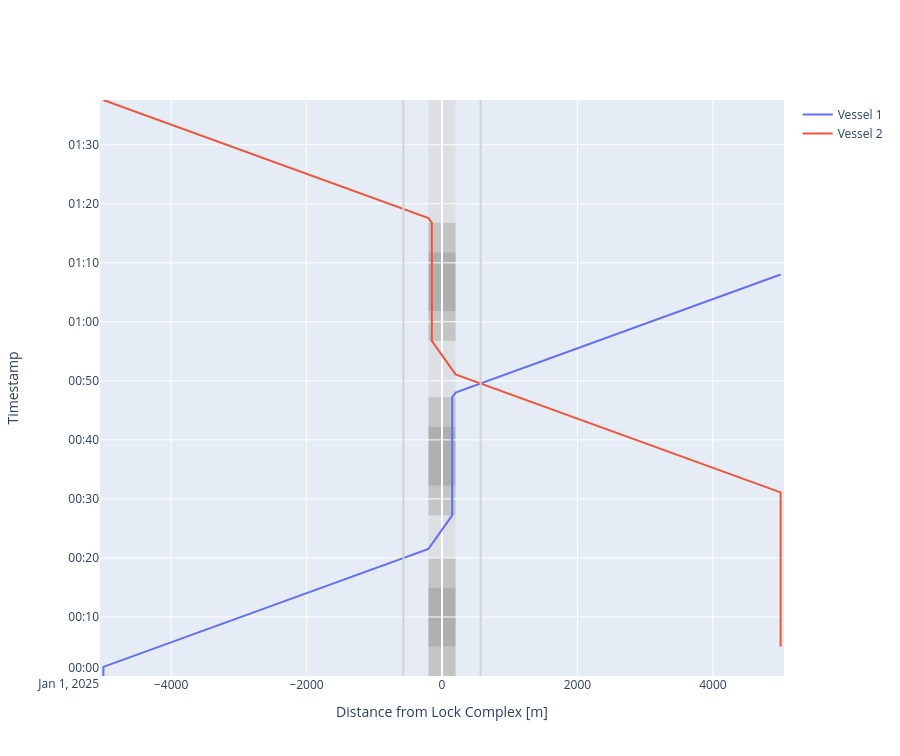

Write notebook code for a chart like this one.
### Markdown cell above
##### Time-distance diagram
The time-distance diagram indeed confirms double waiting times, and three lock operations.

### Code cell
def cm_to_pixels(cm):
    return cm * 37.8 # Set figure height to 10 cmfig.update_layout(height=cm_to_pixels(10))

# We can plot the time-distance diagram
fig = lock_chamber.plot(xlimmin = -5050, 
                        xlimmax = 5050, 
                        method='Plotly')

fig.update_layout(height=cm_to_pixels(20))

### Figure 1 — Plotly figure (JSON) as saved in the notebook; plotly's stock layout.template omitted (floating-point values rounded to 4 significant figures)
{"data": [{"mode": "lines", "name": "Vessel 1", "type": "scatter", "x": [-5000.0, -5000.0, -5000.0, -5000.0, -200.0, -200.0, 150.0, 150.0, 150.0, 150.0, 150.0, 150.0, 150.0, 150.0, 200.0, 200.0, 5000.0, 5000.0], "xaxis": "x", "y": ["2025-01-01T00:00:00", "2025-01-01T00:00:00", "2025-01-01T00:01:32.500000", "2025-01-01T00:01:32.500000", "2025-01-01T00:21:32.500000", "2025-01-01T00:21:32.500000", "2025-01-01T00:27:12.672786", "2025-01-01T00:27:12.672786", "2025-01-01T00:32:12.672786", "2025-01-01T00:32:12.672786", "2025-01-01T00:42:12.672786", "2025-01-01T00:42:12.672786", "2025-01-01T00:47:12.672786", "2025-01-01T00:47:12.672786", "2025-01-01T00:48:01.268899", "2025-01-01T00:48:01.268899", "2025-01-01T01:08:01.268899", "2025-01-01T01:08:01.268899"], "yaxis": "y"}, {"mode": "lines", "name": "Vessel 2", "type": "scatter", "x": [5000.0, 5000.0, 5000.0, 5000.0, 200.0, 200.0, -150.0, -150.0, -150.0, -150.0, -150.0, -150.0, -150.0, -150.0, -200.0, -200.0, -5000.0, -5000.0], "xaxis": "x", "y": ["2025-01-01T00:05:00", "2025-01-01T00:05:00", "2025-01-01T00:31:06.268898", "2025-01-01T00:31:06.268898", "2025-01-01T00:51:06.268898", "2025-01-01T00:51:06.268898", "2025-01-01T00:56:46.441684", "2025-01-01T00:56:46.441685", "2025-01-01T01:01:46.441685", "2025-01-01T01:01:46.441685", "2025-01-01T01:11:46.441685", "2025-01-01T01:11:46.441685", "2025-01-01T01:16:46.441685", "2025-01-01T01:16:46.441685", "2025-01-01T01:17:35.037797", "2025-01-01T01:17:35.037797", "2025-01-01T01:37:35.037797", "2025-01-01T01:37:35.037797"], "yaxis": "y"}], "layout": {"height": 756, "shapes": [{"fillcolor": "lightgrey", "layer": "below", "line": {"width": 0}, "name": "Lock Geometry", "opacity": 0.5, "type": "rect", "x0": -200, "x1": 200, "y0": "2025-01-01T00:00:00", "y1": "2025-01-01T01:37:35.037797"}, {"fillcolor": "darkgrey", "layer": "below", "line": {"width": 0}, "name": "Lock gate closing", "opacity": 0.5, "type": "rect", "x0": -200, "x1": 200, "xref": "x", "y0": "2025-01-01T00:00:00", "y1": "2025-01-01T00:05:00", "yref": "y"}, {"fillcolor": "grey", "layer": "below", "line": {"width": 0}, "name": "Lock levelling", "opacity": 0.5, "type": "rect", "x0": -200, "x1": 200, "xref": "x", "y0": "2025-01-01T00:05:00", "y1": "2025-01-01T00:15:00", "yref": "y"}, {"fillcolor": "darkgrey", "layer": "below", "line": {"width": 0}, "name": "Lock gate opening", "opacity": 0.5, "type": "rect", "x0": -200, "x1": 200, "xref": "x", "y0": "2025-01-01T00:15:00", "y1": "2025-01-01T00:20:00", "yref": "y"}, {"fillcolor": "darkgrey", "layer": "below", "line": {"width": 0}, "name": "Lock gate closing", "opacity": 0.5, "type": "rect", "x0": -200, "x1": 200, "xref": "x", "y0": "2025-01-01T00:27:12.672786", "y1": "2025-01-01T00:32:12.672786", "yref": "y"}, {"fillcolor": "grey", "layer": "below", "line": {"width": 0}, "name": "Lock levelling", "opacity": 0.5, "type": "rect", "x0": -200, "x1": 200, "xref": "x", "y0": "2025-01-01T00:32:12.672786", "y1": "2025-01-01T00:42:12.672786", "yref": "y"}, {"fillcolor": "darkgrey", "layer": "below", "line": {"width": 0}, "name": "Lock gate opening", "opacity": 0.5, "type": "rect", "x0": -200, "x1": 200, "xref": "x", "y0": "2025-01-01T00:42:12.672786", "y1": "2025-01-01T00:47:12.672786", "yref": "y"}, {"fillcolor": "darkgrey", "layer": "below", "line": {"width": 0}, "name": "Lock gate closing", "opacity": 0.5, "type": "rect", "x0": -200, "x1": 200, "xref": "x", "y0": "2025-01-01T00:56:46.441685", "y1": "2025-01-01T01:01:46.441685", "yref": "y"}, {"fillcolor": "grey", "layer": "below", "line": {"width": 0}, "name": "Lock levelling", "opacity": 0.5, "type": "rect", "x0": -200, "x1": 200, "xref": "x", "y0": "2025-01-01T01:01:46.441685", "y1": "2025-01-01T01:11:46.441685", "yref": "y"}, {"fillcolor": "darkgrey", "layer": "below", "line": {"width": 0}, "name": "Lock gate opening", "opacity": 0.5, "type": "rect", "x0": -200, "x1": 200, "xref": "x", "y0": "2025-01-01T01:11:46.441685", "y1": "2025-01-01T01:16:46.441685", "yref": "y"}, {"line": {"color": "lightgrey"}, "type": "line", "x0": -570, "x1": -570, "xref": "x", "y0": 0, "y1": 1, "yref": "y domain"}, {"line": {"color": "lightgrey"}, "type": "line", "x0": 570, "x1": 570, "xref": "x", "y0": 0, "y1": 1, "yref": "y domain"}], "showlegend": true, "xaxis": {"anchor": "y", "domain": [0, 1], "range": [-5050, 5050], "title": {"text": "Distance from Lock Complex [m]"}}, "yaxis": {"anchor": "x", "domain": [0, 1], "range": ["2025-01-01T00:00:00", "2025-01-01T01:37:35.037797"], "title": {"text": "Timestamp"}}}}
